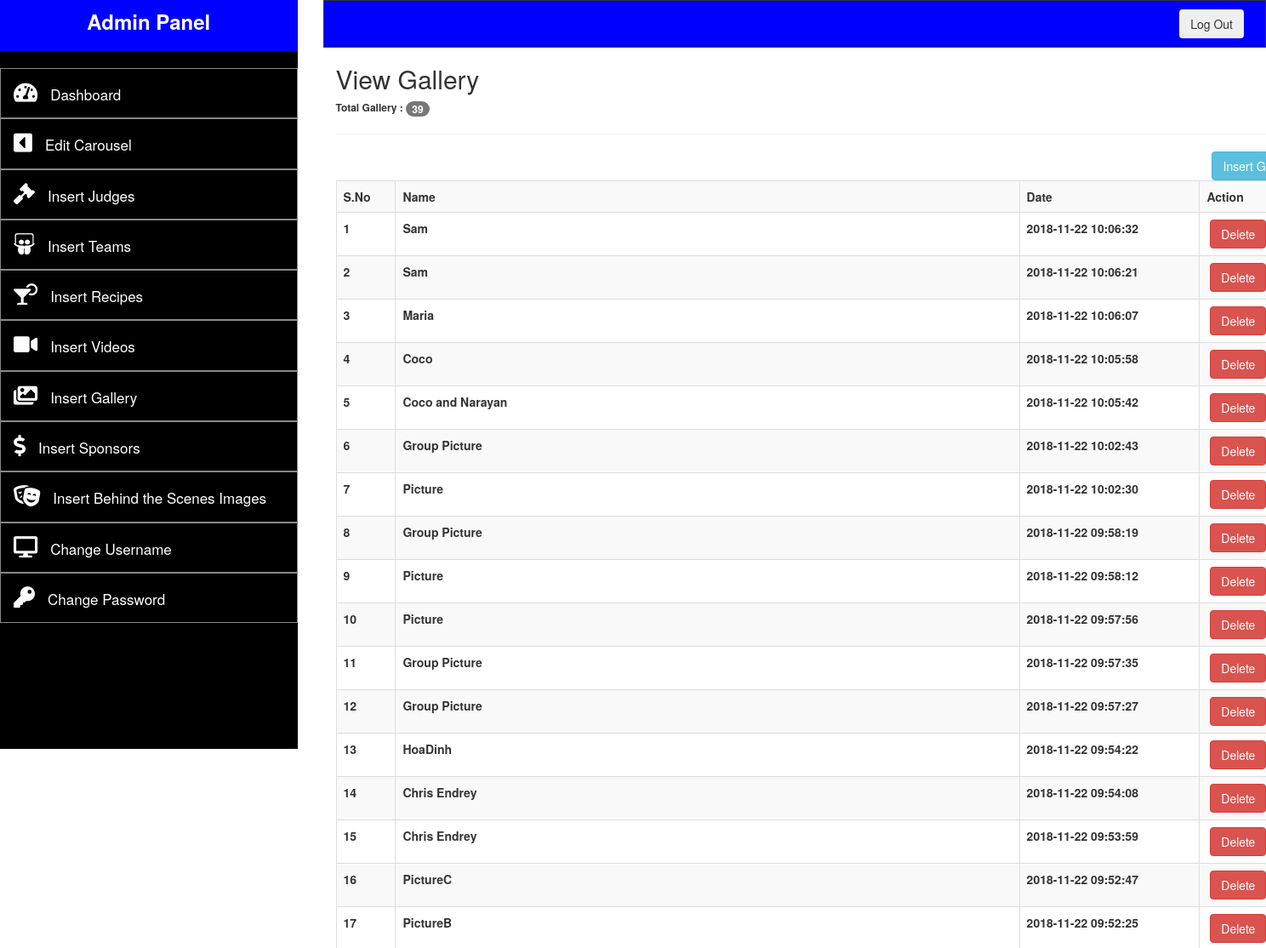
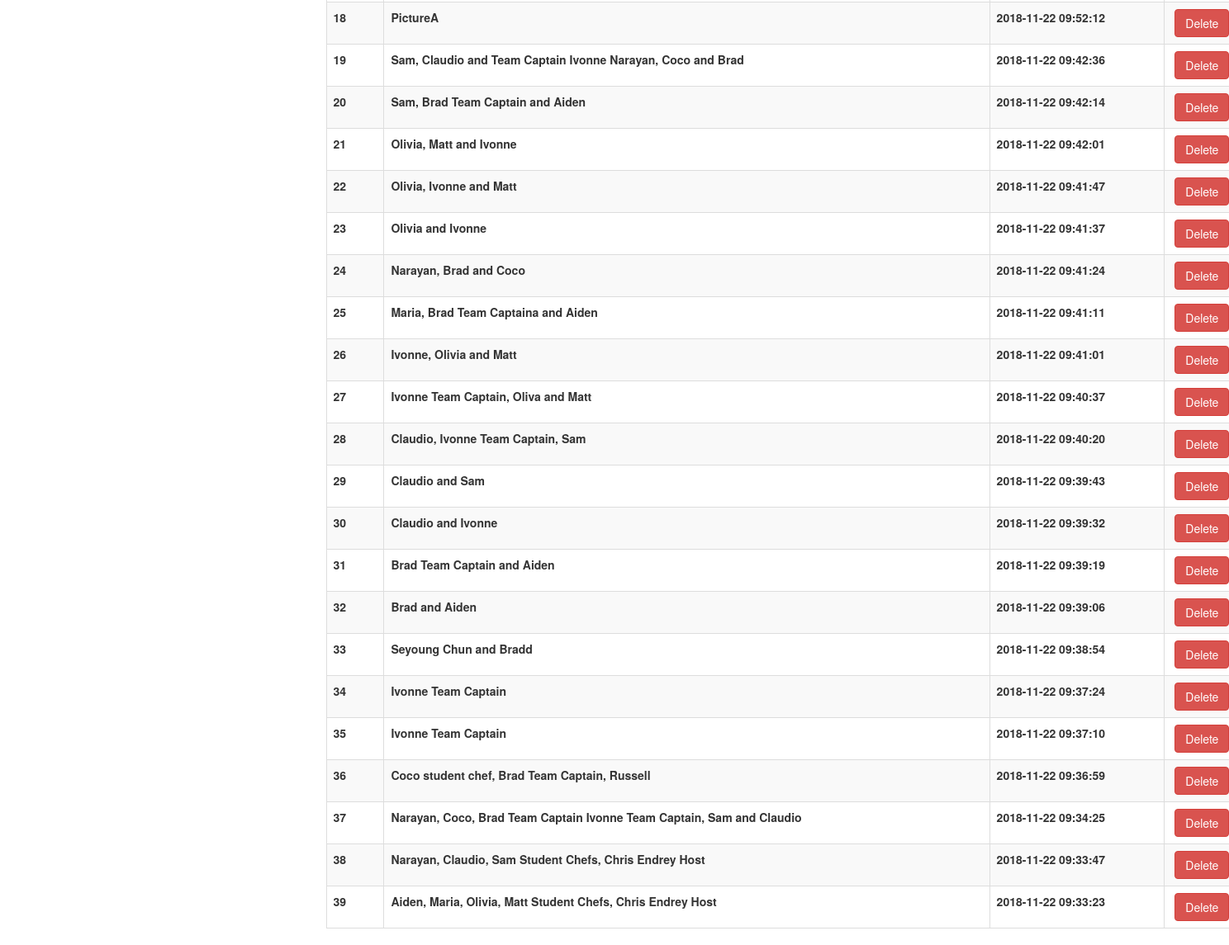
The page /admin/viewGallery.php (signed in) on the database its author committed (2 pictures, top to bottom).
### tables this page shows
CREATE TABLE `gallery` (
  `id` int(10) NOT NULL,
  `name` text NOT NULL,
  `img` text NOT NULL,
  `date` timestamp NOT NULL DEFAULT CURRENT_TIMESTAMP ON UPDATE CURRENT_TIMESTAMP,
  `msg` text NOT NULL
);

### admin/viewGallery.php (the view, shortened to what this page needs)
<?php
	require __DIR__.'/config/db.php';
	if(!isset($_SESSION['user'])){
		header("location:login.php");
	}else{
?>
<!DOCTYPE html>
<html>
<head>
		<link rel="stylesheet" href="https://maxcdn.bootstrapcdn.com/bootstrap/3.3.7/css/bootstrap.min.css">
		<link href="adminAssets\style.css" rel="stylesheet">
		<link 	rel="stylesheet"
				href="https://use.fontawesome.com/releases/v5.2.0/css/all.css"
>
</head>
<body>
	<div class="row">
		<?php
		include "templates/adminpanel_template.php";
		?>
			<div class="container" style="background: #FFF;">
			<?php
			$judge_query = "SELECT * FROM gallery
									ORDER BY id DESC";
			$connect_judge_query = mysqli_query($conn, $judge_query);
			$count_rows = mysqli_num_rows($connect_judge_query);
			$number_of_items = 1;
			?>
				<h2>View Gallery</h2>
				<h6 style="font-weight: bold">Total Gallery : <span class="badge"><?php echo $count_rows; ?></span></h6>
				<hr>
				<a href="insertGallery.php" class="btn btn-info" style="float:right">Insert Gallery</a>
					<table class="table table-hover table-striped table-bordered">
						<tr>
							<th>S.No</th>
							<th>Name</th>
							<th>Date</th>
							<th>Action</th>
						</tr>
			<?php
			if($count_rows > 0){
				while($get_each_row = mysqli_fetch_array($connect_judge_query)){
					$id_of_judge = $get_each_row['id'];
					$name_of_judge = $get_each_row['name'];
					$date_judge = $get_each_row['date'];
			?>
						<tr>
							<th><?php echo $number_of_items++; ?></th>
							<th><?php echo $name_of_judge; ?></th>
							<th><?php echo $date_judge; ?></th>
							<th>&nbsp;<a href="deleteGallery.php?id=<?php echo $id_of_judge; ?>" class="btn btn-danger">Delete</a></th>
						</tr>
			<?php
				}
			}
			?>
					</table>
				</div>
			</div>
		</div>
</body>
</html>
<?php } ?>

### rows shown on the page
gallery: name "Sam", date "2018-11-22 10:06:32"
gallery: name "Sam", date "2018-11-22 10:06:21"
gallery: name "Maria", date "2018-11-22 10:06:07"
gallery: name "Coco", date "2018-11-22 10:05:58"
gallery: name "Coco and Narayan", date "2018-11-22 10:05:42"
gallery: name "Group Picture", date "2018-11-22 10:02:43"
gallery: name "Picture", date "2018-11-22 10:02:30"
gallery: name "Group Picture", date "2018-11-22 09:58:19"
gallery: name "Picture", date "2018-11-22 09:58:12"
gallery: name "Picture", date "2018-11-22 09:57:56"
gallery: name "Group Picture", date "2018-11-22 09:57:35"
gallery: name "Group Picture", date "2018-11-22 09:57:27"
gallery: name "HoaDinh", date "2018-11-22 09:54:22"
gallery: name "Chris Endrey", date "2018-11-22 09:54:08"
gallery: name "Chris Endrey", date "2018-11-22 09:53:59"
gallery: name "PictureC", date "2018-11-22 09:52:47"
gallery: name "PictureB", date "2018-11-22 09:52:25"
gallery: name "PictureA", date "2018-11-22 09:52:12"
gallery: name "Sam, Claudio and Team Captain Ivonne Narayan, Coco and Brad", date "2018-11-22 09:42:36"
gallery: name "Sam, Brad Team Captain and Aiden", date "2018-11-22 09:42:14"
gallery: name "Olivia, Matt and Ivonne", date "2018-11-22 09:42:01"
gallery: name "Olivia, Ivonne and Matt", date "2018-11-22 09:41:47"
gallery: name "Olivia and Ivonne", date "2018-11-22 09:41:37"
gallery: name "Narayan, Brad and Coco", date "2018-11-22 09:41:24"
gallery: name "Maria, Brad Team Captaina and Aiden", date "2018-11-22 09:41:11"
gallery: name "Ivonne, Olivia and Matt", date "2018-11-22 09:41:01"
gallery: name "Ivonne Team Captain, Oliva and Matt", date "2018-11-22 09:40:37"
gallery: name "Claudio, Ivonne Team Captain, Sam", date "2018-11-22 09:40:20"
gallery: name "Claudio and Sam", date "2018-11-22 09:39:43"
gallery: name "Claudio and Ivonne", date "2018-11-22 09:39:32"
gallery: name "Brad Team Captain and Aiden", date "2018-11-22 09:39:19"
gallery: name "Brad and Aiden", date "2018-11-22 09:39:06"
gallery: name "Seyoung Chun and Bradd", date "2018-11-22 09:38:54"
gallery: name "Ivonne Team Captain", date "2018-11-22 09:37:24"
gallery: name "Ivonne Team Captain", date "2018-11-22 09:37:10"
gallery: name "Coco student chef, Brad Team Captain, Russell", date "2018-11-22 09:36:59"
gallery: name "Narayan, Coco, Brad Team Captain Ivonne Team Captain, Sam and Claudio", date "2018-11-22 09:34:25"
gallery: name "Narayan, Claudio, Sam Student Chefs, Chris Endrey Host", date "2018-11-22 09:33:47"
gallery: name "Aiden, Maria, Olivia, Matt Student Chefs, Chris Endrey Host", date "2018-11-22 09:33:23"

### other values the page prints
$count_rows "39"
